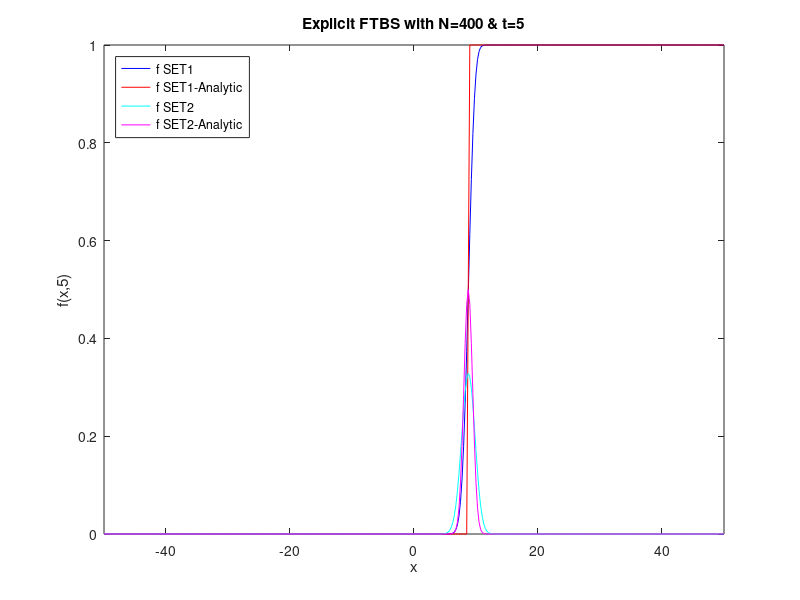

Recreate this plot in MATLAB.
load ExpFTBS400t5.dat;
x = ExpFTBS400t5(:,1);
F1 = ExpFTBS400t5(:,3);
F1A = ExpFTBS400t5(:,4);
F2 = ExpFTBS400t5(:,5);
F2A = ExpFTBS400t5(:,6);


plot(x,F1,'b',x,F1A,'r',x,F2,'c',x,F2A,'m');
title('Explicit FTBS with N=400 & t=5')
xlabel('x')
ylabel('f(x,5)')
legend({'f SET1','f SET1-Analytic','f SET2','f SET2-Analytic'},'Location','northwest')
axis([-50 50 0 1])